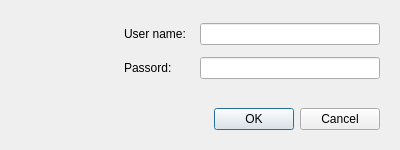
<?xml version="1.0" encoding="UTF-8"?>
<ui version="4.0">
 <class>LoginDlg</class>
 <widget class="QDialog" name="LoginDlg">
  <property name="geometry">
   <rect>
    <x>0</x>
    <y>0</y>
    <width>400</width>
    <height>150</height>
   </rect>
  </property>
  <property name="minimumSize">
   <size>
    <width>400</width>
    <height>150</height>
   </size>
  </property>
  <property name="maximumSize">
   <size>
    <width>16777215</width>
    <height>150</height>
   </size>
  </property>
  <property name="windowTitle">
   <string>Login to Ormas</string>
  </property>
  <property name="locale">
   <locale language="English" country="UnitedStates"/>
  </property>
  <property name="modal">
   <bool>true</bool>
  </property>
  <layout class="QGridLayout" name="gridLayout">
   <property name="leftMargin">
    <number>20</number>
   </property>
   <property name="topMargin">
    <number>20</number>
   </property>
   <property name="rightMargin">
    <number>20</number>
   </property>
   <property name="bottomMargin">
    <number>20</number>
   </property>
   <item row="3" column="0" colspan="4">
    <layout class="QHBoxLayout" name="horizontalLayout">
     <item>
      <spacer name="horizontalSpacer_2">
       <property name="orientation">
        <enum>Qt::Horizontal</enum>
       </property>
       <property name="sizeHint" stdset="0">
        <size>
         <width>40</width>
         <height>20</height>
        </size>
       </property>
      </spacer>
     </item>
     <item>
      <widget class="QPushButton" name="okBtn">
       <property name="text">
        <string>OK</string>
       </property>
      </widget>
     </item>
     <item>
      <widget class="QPushButton" name="cancelBtn">
       <property name="text">
        <string>Cancel</string>
       </property>
      </widget>
     </item>
    </layout>
   </item>
   <item row="1" column="3">
    <widget class="QLineEdit" name="passwordEdit">
     <property name="minimumSize">
      <size>
       <width>180</width>
       <height>0</height>
      </size>
     </property>
     <property name="echoMode">
      <enum>QLineEdit::Password</enum>
     </property>
    </widget>
   </item>
   <item row="0" column="3">
    <widget class="QLineEdit" name="userEdit">
     <property name="minimumSize">
      <size>
       <width>180</width>
       <height>0</height>
      </size>
     </property>
    </widget>
   </item>
   <item row="1" column="2">
    <widget class="QLabel" name="PasswordLb">
     <property name="minimumSize">
      <size>
       <width>70</width>
       <height>0</height>
      </size>
     </property>
     <property name="text">
      <string>Passord:</string>
     </property>
    </widget>
   </item>
   <item row="0" column="2">
    <widget class="QLabel" name="UserNameLb">
     <property name="minimumSize">
      <size>
       <width>70</width>
       <height>0</height>
      </size>
     </property>
     <property name="text">
      <string>User name:</string>
     </property>
    </widget>
   </item>
   <item row="0" column="1" rowspan="2">
    <spacer name="horizontalSpacer">
     <property name="orientation">
      <enum>Qt::Horizontal</enum>
     </property>
     <property name="sizeHint" stdset="0">
      <size>
       <width>40</width>
       <height>20</height>
      </size>
     </property>
    </spacer>
   </item>
   <item row="0" column="0" rowspan="2">
    <widget class="QLabel" name="IconLb">
     <property name="minimumSize">
      <size>
       <width>80</width>
       <height>80</height>
      </size>
     </property>
     <property name="text">
      <string/>
     </property>
    </widget>
   </item>
   <item row="2" column="0" colspan="4">
    <widget class="QLabel" name="messageLb">
     <property name="text">
      <string/>
     </property>
    </widget>
   </item>
  </layout>
 </widget>
 <tabstops>
  <tabstop>userEdit</tabstop>
  <tabstop>passwordEdit</tabstop>
  <tabstop>okBtn</tabstop>
  <tabstop>cancelBtn</tabstop>
 </tabstops>
 <resources/>
 <connections/>
</ui>
